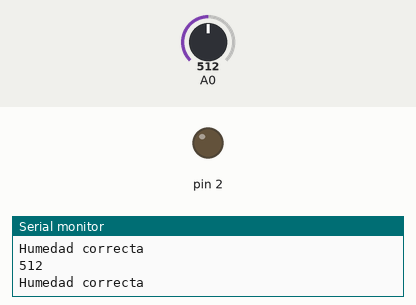
Simulated run of this sketch. Board: Arduino Uno, built with avr-gcc and run on an emulated ATmega328P. Parts: output pins drawn as LEDs (lit = HIGH), the last lines printed to the serial monitor. The test bench sets the inputs (shaded band); at power-on: A0 = 512.

Above: at 2.8 s.
2.9 s: A0 set to 883
5.6 s: A0 set to 909
At 7.0 s:
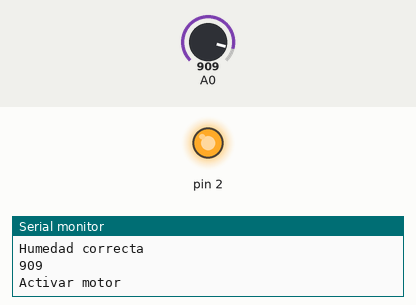
Timing chart, 0 to 8.6 s (numbered marks = the images above; inputs shaded):
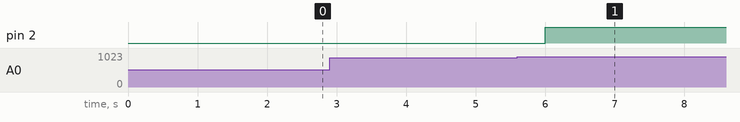

Measured:
- the behaviour switches between 900 and 901 on A0 (found by bisection; images 0 and 1)
- after the input at 5.6 s, pin 2: LOW → HIGH after 0.40 s

The sketch:

Sensor_de_humedad_del_suelo.ino
```cpp
void setup() {
  pinMode(2,OUTPUT);
 Serial.begin(9600);

}

void loop() {
digitalWrite(2,LOW);
int lectura = analogRead (A0);
Serial.println(lectura);

if (lectura > 900){
Serial.println("Activar motor");
digitalWrite (2,HIGH);
delay(5000);

}
else{
  Serial.println("Humedad correcta");
  delay(2000);
}
//Serial.println("Desactivar motor");
digitalWrite(2,LOW);


}
```
